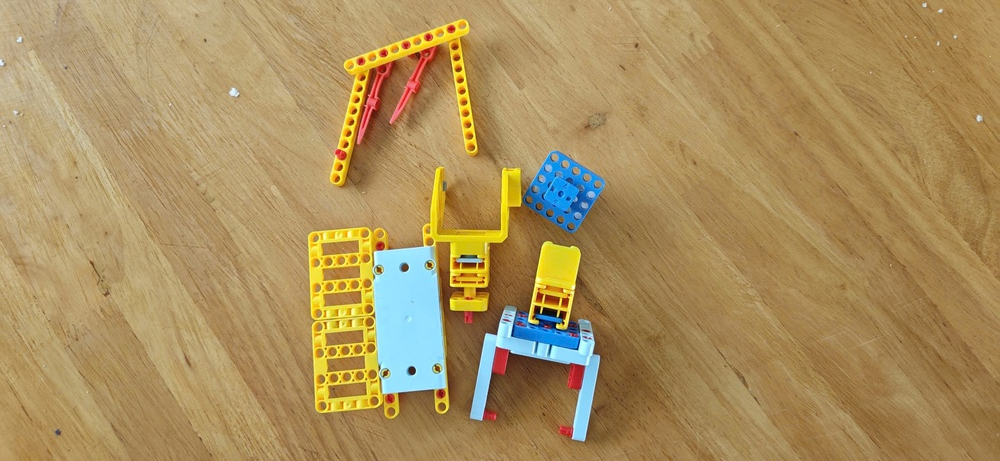
#> input picture lesson_3/images/sample.jpg, 1000 x 461 px, shrunk from 2560 x 1181 before the run, found by its file name
$ python compare_denoising_filler.py
#> lines starting #> are read from the running program, lines starting #| are printed output that depends on the picture
import cv2
import numpy as np
import matplotlib.pyplot as plt
import os

# === BƯỚC 1: ĐẦU VÀO ===
img_path = "images/sample.jpg"
if not os.path.exists(img_path):
    print(f"Lỗi: Không tìm thấy file tại {img_path}")
    exit()

img = cv2.imread(img_path, cv2.IMREAD_GRAYSCALE)
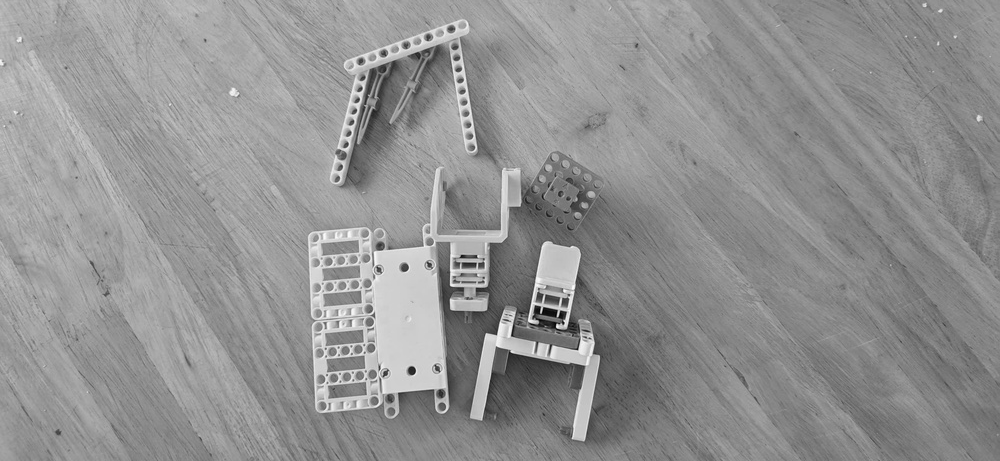
#> img: shape (461, 1000); min 0, max 251, mean 145.8
if img is None:
    raise ValueError("Không thể giải mã ảnh!")

# === BƯỚC 2: TẠO ẢNH CÓ NHIỄU (MÔ PHỎNG THỰC TẾ) ===
# 1. Nhiễu Gaussian (Thường gặp trong điều kiện thiếu sáng)
nhieu_gauss = np.random.normal(0, 25, img.shape).astype(np.float64)
img_gauss = np.clip(img.astype(np.float64) + nhieu_gauss, 0, 255).astype(np.uint8)

# 2. Nhiễu Muối Tiêu - Salt & Pepper (Do lỗi truyền dẫn tín hiệu)
img_sp = img.copy()
so_pixel_nhieu = int(img.size * 0.05) # 5% số lượng pixel bị nhiễu
#> so_pixel_nhieu = 23050
# Muối (Trắng - 255)
coords_muoi = [np.random.randint(0, i - 1, so_pixel_nhieu) for i in img.shape]
img_sp[tuple(coords_muoi)] = 255
# Tiêu (Đen - 0)
coords_tieu = [np.random.randint(0, i - 1, so_pixel_nhieu) for i in img.shape]
img_sp[tuple(coords_tieu)] = 0
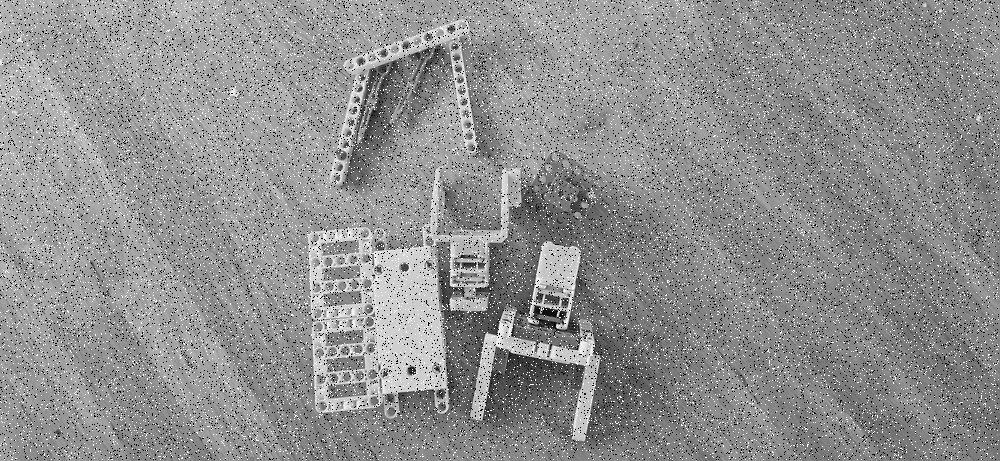
#> img_sp: shape (461, 1000); min 0, max 255, mean 143.7

# === BƯỚC 3: ÁP DỤNG CÁC BỘ LỌC KHỬ NHIỄU ===
def ap_dung_bo_loc(image):
    return {
        "Mean": cv2.blur(image, (5, 5)),
        "Gaussian": cv2.GaussianBlur(image, (5, 5), 1.0),
        "Median": cv2.medianBlur(image, 5),
        "Bilateral": cv2.bilateralFilter(image, 9, 75, 75)
    }

kq_gauss = ap_dung_bo_loc(img_gauss)
#> kq_gauss = 4 items
kq_sp = ap_dung_bo_loc(img_sp)
#> kq_sp = 4 items

# === BƯỚC 4: ĐÁNH GIÁ ĐỊNH LƯỢNG (PSNR) ===
def tinh_psnr(goc, ket_qua):
    mse = np.mean((goc.astype(np.float64) - ket_qua.astype(np.float64)) ** 2)
    if mse == 0: return float("inf")
    return 10 * np.log10(255.0 ** 2 / mse)

# === BƯỚC 5: HIỂN THỊ TRỰC QUAN ===
fig, axes = plt.subplots(2, 5, figsize=(22, 10))
cols = ["Ảnh Nhiễu", "Mean (Trung bình)", "Gaussian", "Median (Trung vị)", "Bilateral (Song phương)"]

# Hiển thị hàng nhiễu Gaussian
du_lieu_gauss = [img_gauss] + list(kq_gauss.values())
#> du_lieu_gauss = 5 items
for idx, (anh, ten) in enumerate(zip(du_lieu_gauss, cols)):
    axes[0, idx].imshow(anh, cmap="gray")
    axes[0, idx].set_title(f"{ten}\nPSNR: {tinh_psnr(img, anh):.2f} dB")
    axes[0, idx].axis("off")
#> this loop made 5 passes
#> (ten, mse in tinh_psnr) on passes 1 to 5: ('Ảnh Nhiễu', 621.4), ('Mean (Trung bình)', 110.1), ('Gaussian', 93.58), ('Median (Trung vị)', 110.3), ('Bilateral (Song phương)', 83.49)

# Hiển thị hàng nhiễu Muối Tiêu
du_lieu_sp = [img_sp] + list(kq_sp.values())
#> du_lieu_sp = 5 items
for idx, (anh, ten) in enumerate(zip(du_lieu_sp, cols)):
    axes[1, idx].imshow(anh, cmap="gray")
    axes[1, idx].set_title(f"{ten}\nPSNR: {tinh_psnr(img, anh):.2f} dB")
    axes[1, idx].axis("off")
#> this loop made 5 passes
#> (ten, mse in tinh_psnr) on passes 1 to 5: ('Ảnh Nhiễu', 1655.4), ('Mean (Trung bình)', 164.9), ('Gaussian', 192.8), ('Median (Trung vị)', 65.62), ('Bilateral (Song phương)', 302)

axes[0, 0].set_ylabel("Nhiễu Gaussian", fontsize=14, fontweight='bold')
axes[1, 0].set_ylabel("Nhiễu Muối Tiêu", fontsize=14, fontweight='bold')

plt.suptitle("SO SÁNH CÁC BỘ LỌC KHỬ NHIỄU TRÊN TỪNG LOẠI NHIỄU", fontsize=16)
plt.tight_layout()
os.makedirs("output", exist_ok=True)
plt.savefig("output/so_sanh_denoising.png", dpi=150)
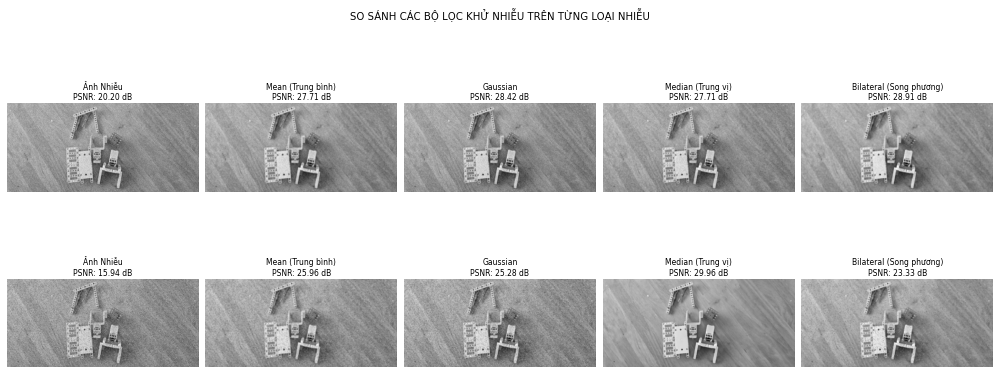
#> figure drawn by matplotlib, 10 panels
plt.show()
